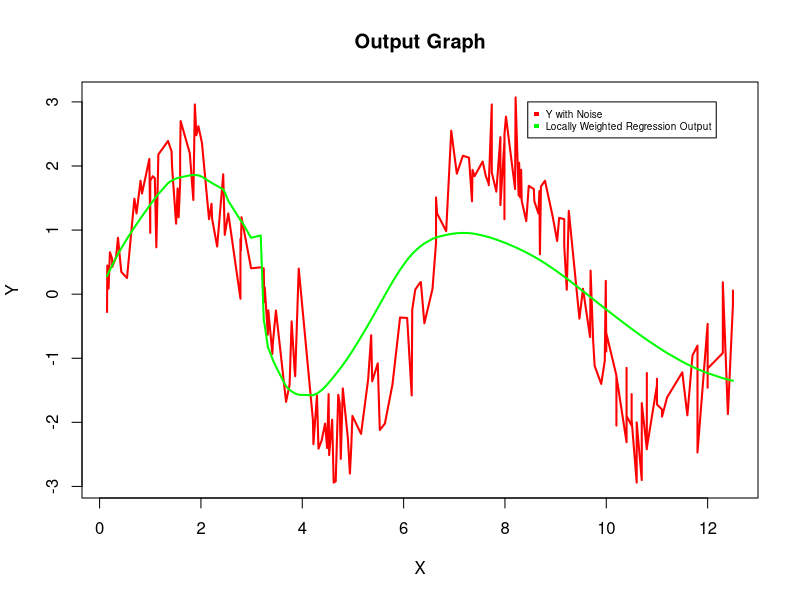

This figure's R source:
## ---- chunk 1
rm(list = ls())

# R version
version
## ---- chunk 2
# Importing the dataset from csv file
data <- read.csv('LOWESS_scatter.csv');
head(data);
X = data[,1];
Y = data[,2];
## ---- chunk 3
# Helper function to implement clipping of vector
clip <- function(x, lower, upper) {
  pmax(pmin(x, upper), lower)
}

# Function to implement LOWESS Algorithm
lowess <- function(x, y, f = 2./3.,iter = 3){
  n = length(x);
  r = ceiling(f*n);
  h = c();
  for(i in 1:n){
    temp = abs(x - x[i]);
    sort(temp)
    h[i] = temp[r];
  }
  minV <- 0.0;
  maxV <- 1.0;
  x1 = matrix(x,1,n);
  x2 = matrix(x,n,1);
  w = matrix(0,1,n);
  for(i in 1:n){
    temp = matrix(abs((x1[i] - x2)/h[i]),1,n);
    temp = clip(temp,minV,maxV);
    w = rbind(w,temp);
  }
  w = w[1:n,];
  w = (1 - w ** 3) ** 3;
  yest = matrix(0,1,n);
  delta = matrix(1,1,n);
  prev_weights = matrix(0,1,n);

  for(iteration in 1:iter){
    for(i in 1:n){
      weights = delta * matrix(w[,i],1,n);
      if(any(is.na(weights))){
        weights = prev_weights;
      }
      b = c(sum(weights*y), sum(weights*y*x));
      A = matrix(c(sum(weights), sum(weights*x), sum(weights*x),sum(weights*x*x)),2,2);
      beta = solve(A,b);
      yest[i] = beta[1] + beta[2] * x[i];
      prev_weights = weights;
    }
    
    # Calculating the residual and median of residuals
    residuals = matrix(y,1,n) - yest;
    residuals = matrix(residuals,1,n);

    s = sort(abs(residuals))[n/2];
    delta = clip(residuals / (6.0 * s), -1, 1);
    delta = (1 - delta ** 2) ** 2;
    delta = matrix(delta,1,n);
  }
  return(yest);
}

## ---- chunk 4
yest = lowess(X,Y,f=0.25,iter=15);
library(ggplot2);
plot(X,Y,type='l',col='red',lwd=2,main="Output Graph");
lines(X,yest,type='l',col='green',lwd=2);
legend(x=8.45,y=3,legend=c('Y with Noise','Locally Weighted Regression Output'),col=c("red","green"),cex=0.6,pch=15);


